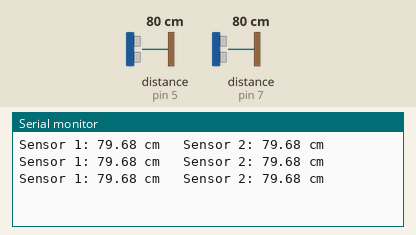
This sketch was run on a simulated Arduino Uno, built with avr-gcc and run on an emulated ATmega328P. Shown: the last lines printed to the serial monitor. Wiring (inferred from the names in the program): 2 × ultrasonic range finder: trigger pin 4, echo pin 5 / trigger pin 6, echo pin 7. Inputs (shaded band) come from the test bench; at power-on: distance to the obstacle (sensors on pin 5, pin 7) 80 cm. The echo pulse lasts 58.3 µs per cm.

Above: at 1.3 s.
1.4 s: distance to the obstacle (sensor on pin 5) set to 2 cm
At 2.0 s:
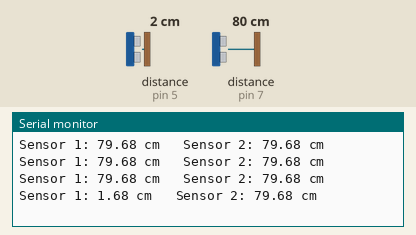
2.9 s: distance to the obstacle (sensor on pin 7) set to 2 cm
At 3.5 s:
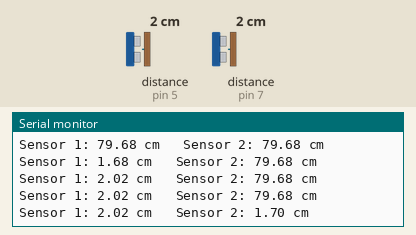
4.4 s: distance to the obstacle (sensor on pin 5) set to 4 cm
At 5.0 s:
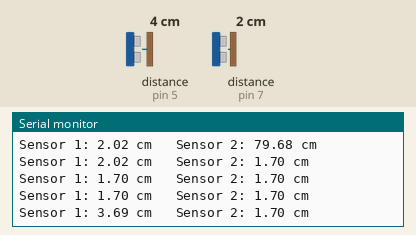
5.9 s: distance to the obstacle (sensor on pin 7) set to 4 cm
At 6.5 s:
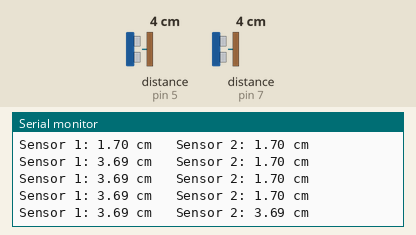
Timing chart, 0 to 8.4 s (numbered marks = the images above; inputs shaded):
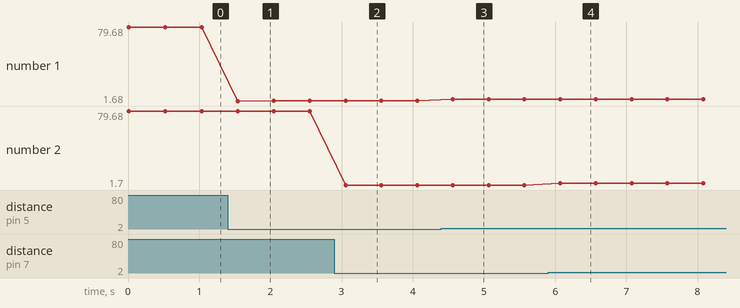

Measured:
- after the input at 1.4 s, the serial monitor: prints a new line after 0.14 s (image 1)
- after the input at 2.9 s, the serial monitor: prints a new line after 0.16 s (image 2)
- after the input at 4.4 s, the serial monitor: prints a new line after 0.16 s (image 3)
- after the input at 5.9 s, the serial monitor: prints a new line after 0.17 s (image 4)
- plotted number 1: 79.68 → 2.02 after the input at 1.4 s, 2.02 → 1.7 after the input at 2.9 s, 1.7 → 3.69 after the input at 4.4 s
- plotted number 2: 79.68 → 1.7 after the input at 2.9 s

The sketch:

test_distancia.ino
```cpp
// Test unitario de los dos sensores de distancia HC-SR04 (Grupo 6 - V2)
// Mide con los dos cada 0,5 s y avisa si alguno parece desconectado
// (5 lecturas seguidas sin eco). Resultado en el Monitor Serie a 9600.

const int trig1 = 4;   // sensor 1
const int echo1 = 5;
const int trig2 = 6;   // sensor 2
const int echo2 = 7;
int sinEco1 = 0;       // lecturas seguidas sin eco de cada sensor
int sinEco2 = 0;

void setup() {
   Serial.begin(9600);
   pinMode(trig1, OUTPUT);
   pinMode(echo1, INPUT);
   pinMode(trig2, OUTPUT);
   pinMode(echo2, INPUT);
}

// medirDistancia: hace una medida con un sensor HC-SR04
//   Parámetros: trig, echo -> pines del sensor
//   Devuelve:   distancia en cm, o 0 si no llega eco
float medirDistancia(int trig, int echo) {
   digitalWrite(trig, LOW);
   delayMicroseconds(2);
   digitalWrite(trig, HIGH);
   delayMicroseconds(10);
   digitalWrite(trig, LOW);
   long duracion = pulseIn(echo, HIGH, 30000);
   return duracion * 0.0343 / 2;          // ida y vuelta -> dividir entre 2
}

void loop() {
   float d1 = medirDistancia(trig1, echo1);
   float d2 = medirDistancia(trig2, echo2);

   Serial.print("Sensor 1: ");
   if (d1 == 0) { sinEco1 = sinEco1 + 1; Serial.print("sin eco"); }
   else         { sinEco1 = 0;           Serial.print(d1); Serial.print(" cm"); }

   Serial.print("   Sensor 2: ");
   if (d2 == 0) { sinEco2 = sinEco2 + 1; Serial.println("sin eco"); }
   else         { sinEco2 = 0;           Serial.print(d2); Serial.println(" cm"); }

   if (sinEco1 >= 5) Serial.println("ERROR: posible fallo del sensor 1");
   if (sinEco2 >= 5) Serial.println("ERROR: posible fallo del sensor 2");
   delay(500);
}
```
